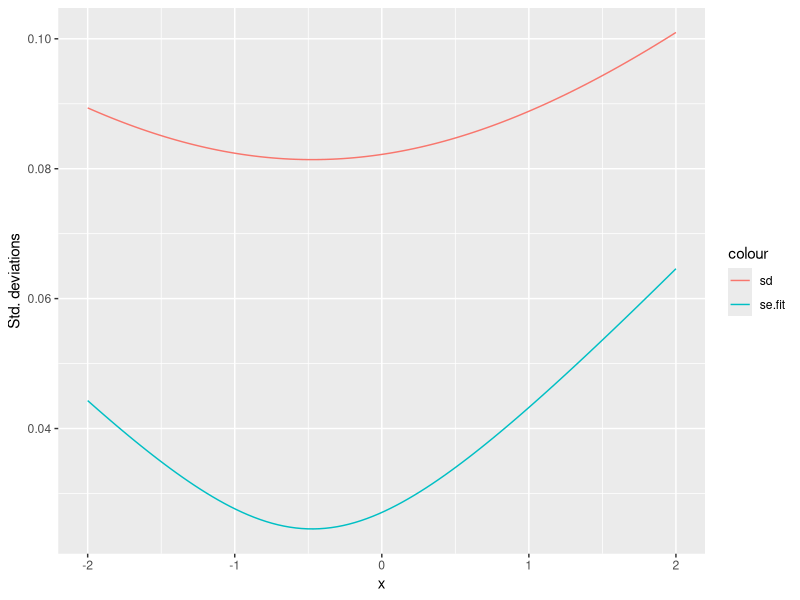
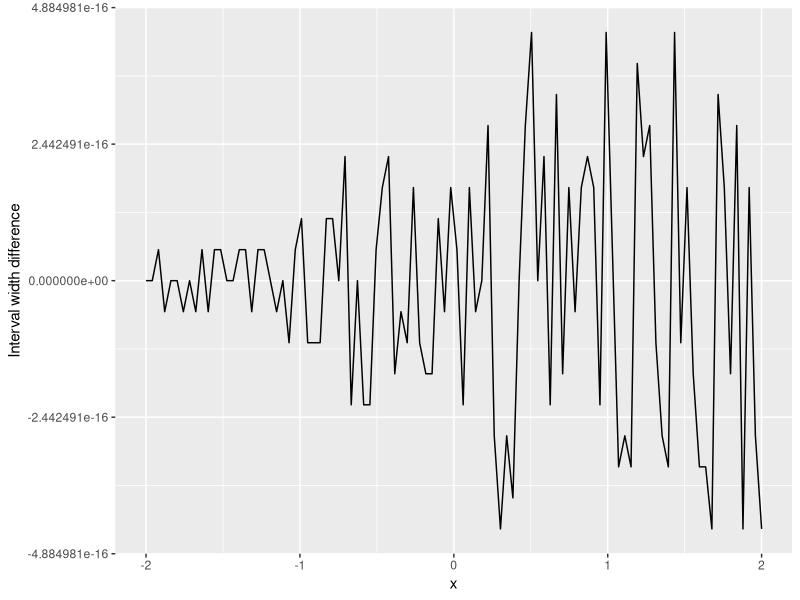

Write the R code that produced these figures, in order.
## ---- chunk 1
knitr::opts_chunk$set(
  collapse = TRUE,
  comment = "#>"
)
suppressPackageStartupMessages(library(tidyverse))
## ---- chunk 2
# When creating a tibble, the construct can use variables defined
# first in the later variables; here we use x when constructing y:
df <- tibble(x = rnorm(10),
             y = 2 + x + rnorm(10, sd = 0.1))
# Estimate a model:
fit <- lm(y ~ x, data = df)
# Compute prediction mean and standard deviations and add to df_pred:
df_pred <- data.frame(x = seq(-2, 2, length.out = 100))
pred <- predict(fit, newdata = df_pred, se.fit = TRUE)
df_pred <- df_pred %>%
  mutate(mean = pred$fit,
         se.fit = pred$se.fit,
         sd = sqrt(pred$se.fit^2 + pred$residual.scale^2))
ggplot(df_pred) +
  geom_line(aes(x, se.fit, colour = "se.fit")) +
  geom_line(aes(x, sd, colour = "sd")) +
  ylab("Std. deviations")
## ---- chunk 3
# Compute prediction mean and standard deviations and add to df_pred:
df_pred <- data.frame(x = seq(-2, 2, length.out = 100))
pred <- predict(fit, newdata = df_pred, se.fit = TRUE, interval = "prediction")
df_pred <- df_pred %>%
  mutate(mean = pred$fit[, "fit"],
         lwr = pred$fit[, "lwr"],
         upr = pred$fit[, "upr"],
         se.fit = pred$se.fit,
         sd = sqrt(pred$se.fit^2 + pred$residual.scale^2))
ggplot(df_pred) +
  geom_line(aes(x, upr - lwr - (qt(0.975, pred$df) - qt(0.025, pred$df)) * sd)) +
  ylab("Interval width difference") +
  xlab("x")
